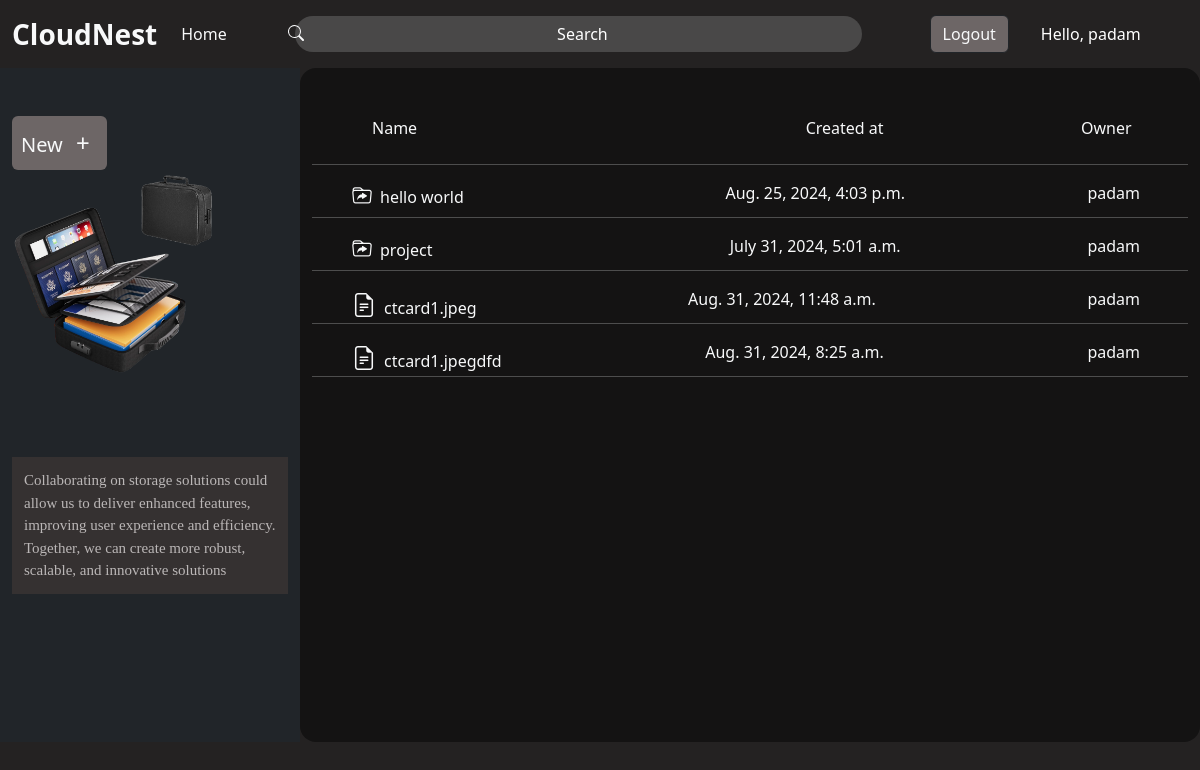
The app's page / (signed in), older data.
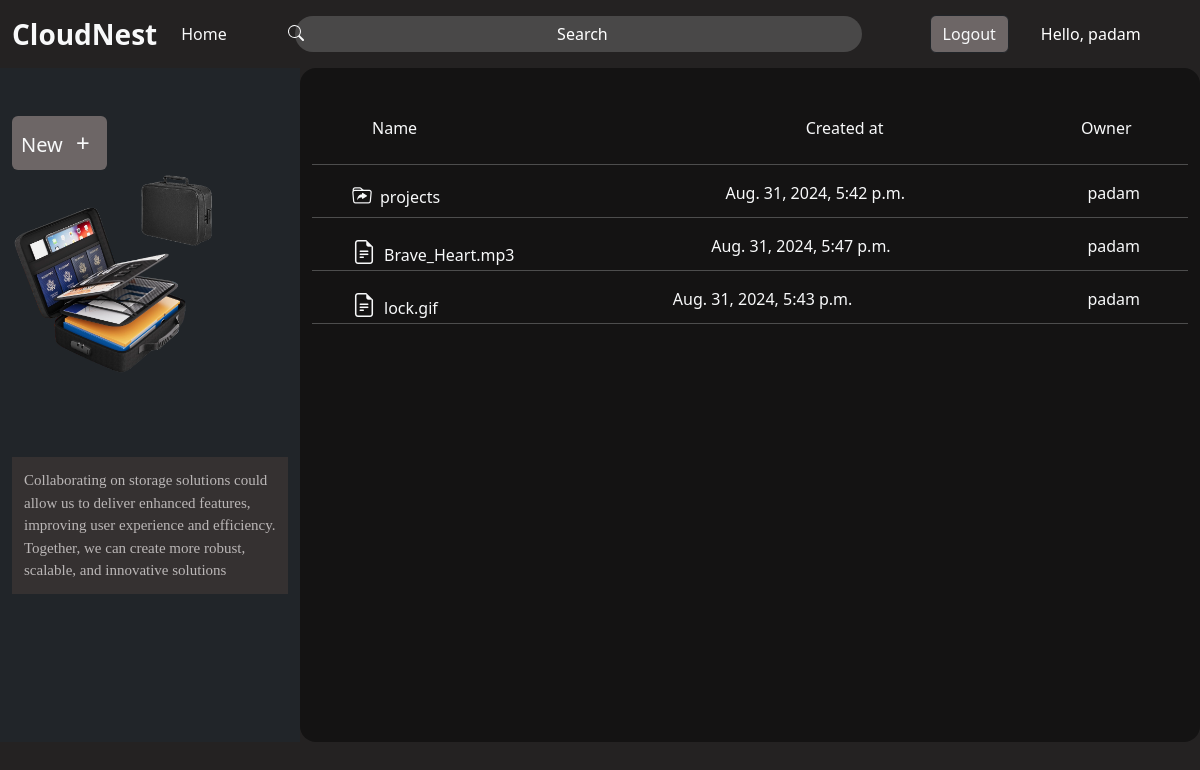
The same page, newer data.
### drive/models.py (models this page shows, shortened)
class Folder(models.Model):
    folderName= models.CharField(max_length=50,default='Folder',null=True)
    folderUser = models.ForeignKey(User,on_delete=models.CASCADE,null=True)
    created_at = models.DateTimeField(auto_now_add=True)

class File(models.Model):
    file = models.FileField(upload_to='',null=False)
    fileUser = models.ForeignKey(User,on_delete=models.CASCADE)
    created_at = models.DateTimeField(auto_now_add=True)

### drive/views.py (the view, shortened to what this page needs)
# urls.py: 2. Add a URL to urlpatterns:  path('', views.home, name='home')
def home(request):
    if request.user.is_authenticated:
        folders = Folder.objects.filter(folderUser=request.user).order_by('-id')
        files = File.objects.filter(fileUser=request.user).order_by('-id')
        file_size = None  # Initialize file_size to None
        context = {
        'folders' : folders,
        'files':files,
        'file_size':file_size
              }
        return render(request,"home.html",context)
    else:
        return render(request,'home.html')

### drive/templates/home.html (shortened to what this page needs)
{% extends 'index.html' %}
{% block content %}
{% load static %}
{% if user.is_authenticated %}
{% include "leftContainer.html" %}
{% include "rightContainer.html" %}
{% endif %}
{% endblock content %}

### templates/index.html (shortened to what this page needs)
{% load static %}
<!DOCTYPE html>
<html lang="en">
<head>
    <link rel="stylesheet" type="text/css" href="{% static 'CSS/style.css' %}"/>
    <link href="https://cdn.jsdelivr.net/npm/bootstrap@5.3.3/dist/css/bootstrap.min.css" rel="stylesheet">
</head>
<body>
    {% include 'header.html' %}
    {% block content %}
    {% endblock content %}
</body>
</html>

### templates/header.html (shortened to what this page needs)
{% load static %}
<!DOCTYPE html>
<html lang="en">
  <head>
    <link
      rel="stylesheet"
      href="https://cdn.jsdelivr.net/npm/bootstrap-icons@1.11.3/font/bootstrap-icons.min.css"
    />
  </head>
  <body>
    <nav class="navbar navbar-expand-lg">
      <div class="container-fluid">
        <a class="navbar-brand fs-3 fw-bolder text-light" href="/">CloudNest</a>
        <div class="collapse navbar-collapse" id="navbarTogglerDemo02">
          <ul class="navbar-nav me-auto mb-1 mb-lg-0">
            <li class="nav-item">
              <a class="nav-link active text-light" aria-current="page" href="/"
                >Home</a
              >
            </li>
          </ul>
          {% if user.is_authenticated %}
          <form action="{% url 'search' %}" method="get" class="container d-flex ms-5" id="search_form" role="search">
            <input
              class="form-control me-2 w-100 search_control border-0 px-5"
              type="search"
              placeholder="Search"
              aria-label="Search"
              name="search_files"
              id="search_files"
            />
          </form>
          <button type="button" class="btn btn-dark me-3 logoutBtn">
            <a href="/cloudNest/logout/" class="text-light text-decoration-none"
              >Logout</a
            >
          </button>
          <div class="w-25 ms-3 text-white">Hello, {{user.username}}</div>
          {% endif %}
        </div>
      </div>
    </nav>
  </body>
</html>

### drive/templates/leftContainer.html (shortened to what this page needs)
{% load static %}
<!DOCTYPE html>
<html lang="en">
<head>
</head>
<body>
    <div class=" d-flex h-100vh">
        <div class="bg-dark w-25 container pt-5 h-100vh">
            <div class="text-decoration-none d-flex btn_click">
                <button class="btn fs-5 p-2 text-light rounded"  role='button' id="btn">New <span class="fs-4 p-2">+</span></button>
            </div>
            <div>
            <img src="{% static 'images/nest.png' %}" class="w-75 " alt="">
            <p class=" short_colla">Collaborating on storage solutions could allow us to deliver enhanced features, improving user experience and efficiency. Together, we can create more robust, scalable, and innovative solutions</p>
            </div>
        </div>
</body>
</html>

### drive/templates/rightContainer.html (shortened to what this page needs)
<!DOCTYPE html>
<html lang="en">
<head>
</head>
<body>
    <div class="container w-75 float-end position-relative me-0 pb-3 right-side-container" style="height:auto;padding-bottom: 23px;">
        <div class="container d-flex justify-content-between w-75 ms-5 mt-5 pb-2 sticky-top  text-light">
            <div class="name w-50">Name</div>
            <div class="owner w-25">Created at</div>
            <div class="file_size " style="margin-right: -20%;">Owner</div>
        </div>
        <div class="list-group overflow-y-scroll  p-0" style="height:72.3vh;">
        {% if folders %}
            {% for folder in folders %}
                <div style="position: relative;">
                    <hr class="text-light">
                    <div class="context_items">
                        <a href="{% url 'folder' folder.id %}" class="double-click-link  text-decoration-none text-light d-flex justify-content-between ps-4 pe-4 pt-0" style="height: 20px;">
                        <div class="folder_name w-25 ps-3"><i class="bi bi-folder-symlink pe-2 fs-5"></i>{{folder.folderName}}</div>
                        <div class="folder_name">{{folder.created_at}}</div>
                        <div class="folder_name pe-4">{{request.user}}</div>
                        </a>
                    </div>
                </div>
            {% endfor %}
        {% endif %}
        {% if files %}
            {% for file in files %}
                    <div style="position: relative;">
                        <hr class="text-light">
                        <div class="context_items_file">
                            <a href="" id="fileRightClick" class="text-decoration-none text-light d-flex justify-content-between ps-4 pe-4 pt-0" style="height: 20px;">
                                <div class="folder_name ps-3 file_name_width"><i class="bi bi-file-earmark-text fs-4 pe-2"></i>{{file.file}}</div>
                                <div class="folder_name">{{file.created_at}}</div>
                                <div class="folder_name pe-4">{{request.user}}</div>
                            </a>
                        </div>
                    </div>
            {% endfor %}
        {% endif %}
        <hr class="text-light">
    </div>
    </div>
</body>
</html>

### static/CSS/style.css (style rules this page uses)
.btn { background-color: rgb(109, 102, 102)!important; }
.search_control::placeholder { color: white !important; padding-left: 5% !important; }
.search_icon { position: absolute; top: 25px; left: 24%; }
.file_name_width { max-width: 30%; }
.logoutBtn { margin-left: 3rem; }
.right-side-container { background-color: #141313; border-radius: 1rem; }
.navbar { background-color:#242222; }
body { background-color: #242222 !important; }
.search_control { color: white !important; background: #494646 !important; width: 32rem !important; border-radius: 20px !important; }
.form-control { background: rgb(73, 72, 72) !important; }
.form-control::placeholder { color: white !important; text-align: center !important; }
.short_colla { font-size:15px ; color: rgb(187, 183, 183) !important; margin-top:10vh; font-family: mono; background-color: rgb(53, 49, 49); padding: 12px; }

Row changes from the older to the newer data that the page shows:
removed Folder: folderName "hello world", created_at "Aug. 25, 2024, 4:03 p.m.", {{ request.user }} "padam"
removed Folder: folderName "project", created_at "July 31, 2024, 5:01 a.m.", {{ request.user }} "padam"
removed File: file "ctcard1.jpeg", created_at "Aug. 31, 2024, 11:48 a.m.", {{ request.user }} "padam"
removed File: file "ctcard1.jpegdfd", created_at "Aug. 31, 2024, 8:25 a.m.", {{ request.user }} "padam"
added Folder: folderName "projects", created_at "Aug. 31, 2024, 5:42 p.m.", {{ request.user }} "padam"
added File: file "Brave_Heart.mp3", created_at "Aug. 31, 2024, 5:47 p.m.", {{ request.user }} "padam"
added File: file "lock.gif", created_at "Aug. 31, 2024, 5:43 p.m.", {{ request.user }} "padam"
